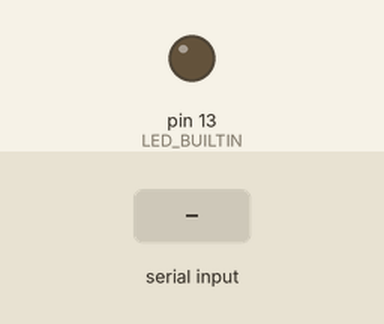
Recording of a sketch running on a simulated Arduino Uno, built with avr-gcc and run on an emulated ATmega328P. Shown: output pins drawn as LEDs (lit = HIGH). Dashed ring = blinking. Inputs (shaded band) come from the test bench. What the sketch prints to the serial monitor is not drawn.

Above: at 1.2 s.
1.3 s: "1" received over Serial
At 2.0 s:
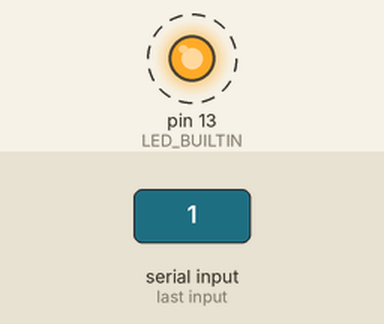
4.3 s: "H" received over Serial
At 5.5 s:
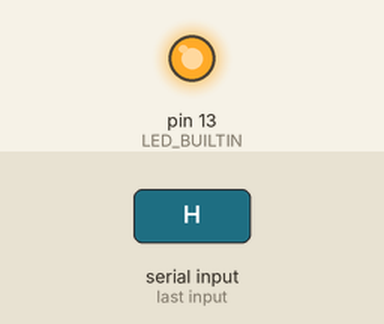
5.8 s: "0" received over Serial
At 10.8 s:
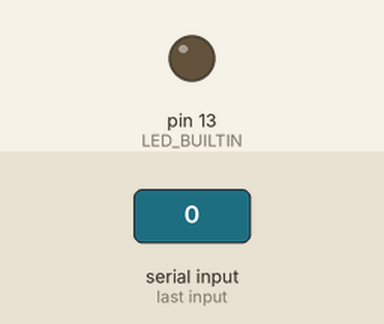
Timing chart, 0 to 12.3 s (numbered marks = the images above; inputs shaded):
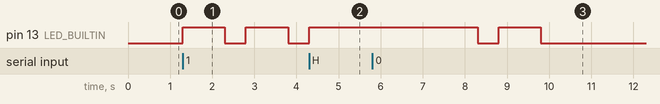

Measured:
- after the input at 1.3 s, pin 13 (LED_BUILTIN): alternates HIGH for 1.0 s and LOW for 0.50 s, starting at once
- after the input at 4.3 s, pin 13 (LED_BUILTIN): LOW → HIGH at once
- after the input at 5.8 s, pin 13 (LED_BUILTIN): HIGH → LOW after 2.5 s instead of 1.5 s

The sketch:

sketch_feb11a.ino
```cpp
int val=12355;


void setup() {
    pinMode(LED_BUILTIN, OUTPUT);
  Serial.begin(9600);
  Serial.print(val);

}

void loop() {
  // put your main code here, to run repeatedly:

 if(Serial.available()) { // If data is available to read,
 val = Serial.read(); // read it and store it in val

 if (val == 'H') { // If H was received
 digitalWrite(LED_BUILTIN, HIGH);
 delay(3000);
  digitalWrite(LED_BUILTIN, LOW);

 } else {
 digitalWrite(LED_BUILTIN, HIGH);
  delay(1000);
   digitalWrite(LED_BUILTIN, LOW);
    delay(500);
    digitalWrite(LED_BUILTIN, HIGH);
  delay(1000);
   digitalWrite(LED_BUILTIN, LOW);

 }
 }
}
```
